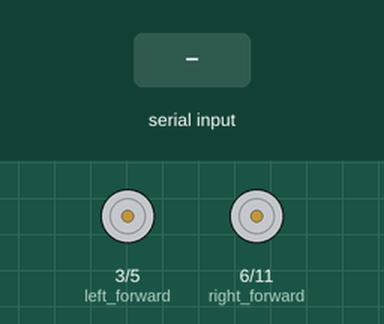
This sketch was run on a simulated Arduino Uno, built with avr-gcc and run on an emulated ATmega328P. Shown: motor-driver pin pairs drawn as motors (green arrow = first pin HIGH = forward, orange = second pin HIGH = backward, longer = more drive). The test bench sets the inputs (shaded band). What the sketch prints to the serial monitor is not drawn.

Above: at 1.2 s.
1.3 s: "w" received over Serial
At 1.7 s:
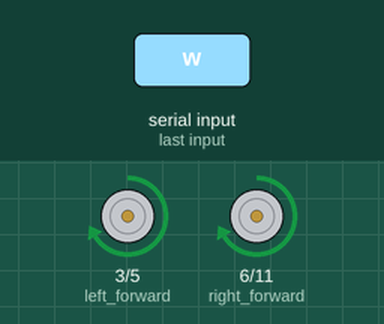
3.3 s: "s" received over Serial
At 3.7 s:
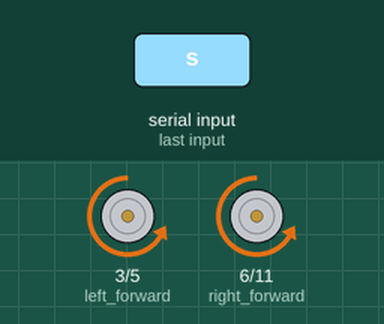
5.3 s: "a" received over Serial
At 5.9 s:
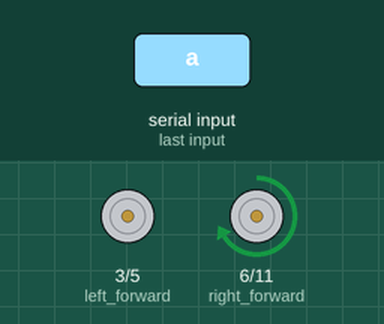
7.6 s: "d" received over Serial
At 8.2 s:
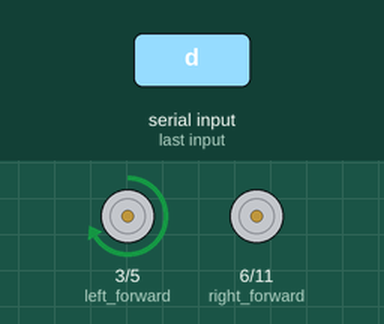
Timing chart, 0 to 10.6 s (numbered marks = the images above; inputs shaded):
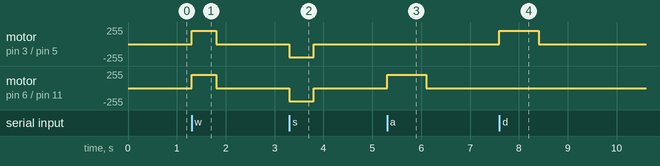

The sketch:

rc_move_test.ino
```cpp
#define left_forward 3     // 왼쪽모터 전진
#define left_backward 5    // 왼쪽모터 후진
#define right_forward 6    // 오른쪽모터 전진
#define right_backward 11  // 오른쪽모터 후진

const int motorSpeed = 200;  // 전진,후진 속도
const int turnSpeed = 150;   // 회전 속도

const unsigned long TIME_FOR_5CM = 500;    // 5cm 이동하는데 필요한 시간 (조정 필요)
const unsigned long TIME_FOR_90DEG = 800;  // 90도 회전하는데 필요한 시간 (조정 필요)

char start;

void setup(){
    Serial.begin(9600);  //시리얼 통신 초기화
    pinMode(left_forward, OUTPUT);   //모터를 모두 출력으로 지정
    pinMode(left_backward, OUTPUT);
    pinMode(right_forward, OUTPUT);
    pinMode(right_backward, OUTPUT);

    stop();
    Serial.println("작동 준비완료");
    Serial.println("w(전진), s(후진), a(좌회전), d(우회전), x(정지) 중 고르시오.: ");
}

void loop(){
    if(Serial.available()>0){ // 시리얼 통신에서 읽을 데이터가 있다면 시리얼 통신을 읽겠다.
    start = Serial.read();

    switch(start){   // 각 이동의 명령어 동작실행
        case 'w':  // 전진
        forward();
        Serial.println("전진");
        break;

        case 's': // 후진
        backward();
        Serial.println("후진");
        break;

        case 'a': // 좌회전
        left();
        Serial.println("좌회전");
        break;

        case 'd': // 우회전
        right();
        Serial.println("우회전");
        break;

        case 'x': // 정지
        stop();
        Serial.println("정지");
        break;
      }
    }
}

// 기본 동작 함수들
void forward(){
  // 왼쪽 모터 전진
  analogWrite(left_forward, motorSpeed);
  analogWrite(left_backward, 0);
  // 오른쪽 모터 전진
  analogWrite(right_forward, motorSpeed);
  analogWrite(right_backward, 0);

  delay(TIME_FOR_5CM);          // 5cm 이동에 필요한 시간만큼 대기
  stop();                       // 모터 정지
}

void backward() {
  // 왼쪽 모터 후진
  analogWrite(left_forward, 0);
  analogWrite(left_backward, motorSpeed);

  // 오른쪽 모터 후진
  analogWrite(right_forward, 0);
  analogWrite(right_backward, motorSpeed);

  delay(TIME_FOR_5CM);          // 5cm 이동에 필요한 시간만큼 대기
  stop();                       // 모터 정지
}

void left() {
  // 왼쪽 모터 정지
  analogWrite(left_forward, 0);
  analogWrite(left_backward, 0);

  // 오른쪽 모터 전진
  analogWrite(right_forward, turnSpeed);
  analogWrite(right_backward, 0);

  delay(TIME_FOR_90DEG);        // 90도 회전에 필요한 시간만큼 대기
  stop();                       // 모터 정지
}

void right() {
  // 왼쪽 모터 전진
  analogWrite(left_forward, turnSpeed);
  analogWrite(left_backward, 0);
  // 오른쪽 모터 정지
  analogWrite(right_forward, 0);
  analogWrite(right_backward, 0);

  delay(TIME_FOR_90DEG);        // 90도 회전에 필요한 시간만큼 대기
  stop();                       // 모터 정지
}

void stop() {
  // 모든 모터 정지
  analogWrite(left_forward, 0);
  analogWrite(left_backward, 0);
  analogWrite(right_forward, 0);
  analogWrite(right_backward, 0);
}
```

Measured:
- after the input at 1.3 s, motor on pin 3 (left_forward) / pin 5 (left_backward), motor on pin 6 (right_forward) / pin 11 (right_backward): stopped → forward 200/255 at once, → stopped 0.50 s later
- after the input at 3.3 s, motor on pin 3 (left_forward) / pin 5 (left_backward), motor on pin 6 (right_forward) / pin 11 (right_backward): stopped → backward 200/255 at once, → stopped 0.50 s later
- after the input at 5.3 s, motor on pin 6 (right_forward) / pin 11 (right_backward): stopped → forward 200/255 at once, → stopped 0.80 s later
- after the input at 7.6 s, motor on pin 3 (left_forward) / pin 5 (left_backward): stopped → forward 200/255 at once, → stopped 0.80 s later
